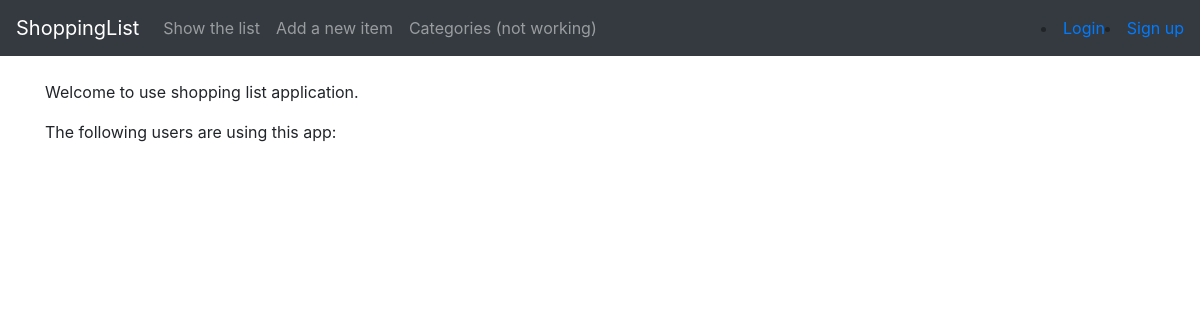
Before: / with the older database file.
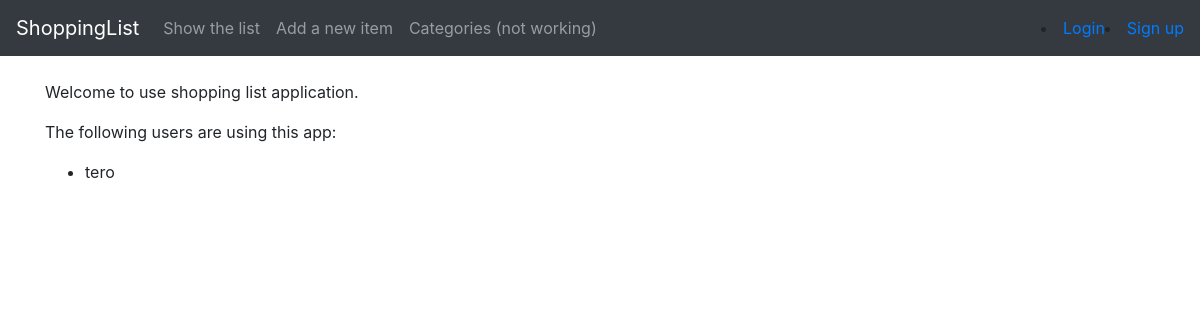
After: the same page with the newer database file.
### application/auth/models.py (models this page shows, shortened)
class User(db.Model):
    __tablename__ = "account"
    id = db.Column(db.Integer, primary_key=True)
    username = db.Column(db.String(144), nullable=False)
    password = db.Column(db.String(144), nullable=False)
    items = db.relationship("Item", backref='account', lazy=True)
    @staticmethod
    def list_users():
        stmt = text("SELECT Account.username FROM Account"
                    " GROUP BY Account.id")
        res = db.engine.execute(stmt)
        response = []
        for row in res:
            response.append({"username":row[0]})
        return response

### application/views.py (the view)
@app.route("/")
def index():
    return render_template("index.html", list_users=User.list_users())

### application/templates/index.html
{% extends "layout.html" %}
{% block body %}
  <p>
    Welcome to use shopping list application.
  </p>
  {% if list_users is defined %}
  <p>
  	The following users are using this app:
  </p>
  <ul>
  	{% for user in list_users %}
  	<li>
  		{{user.username}}
  	</li>
  	{% endfor %}
  </ul>
{% endif %}
{% endblock %}

### application/templates/layout.html (shortened to what this page needs)
<!DOCTYPE html>
<html>
  <head>
    <link rel="stylesheet" href="https://maxcdn.bootstrapcdn.com/bootstrap/4.0.0/css/bootstrap.min.css">
  </head>
  <body>
    <nav class="navbar navbar-expand-md navbar-dark bg-dark mb-4">
	<a class="navbar-brand" href="#">ShoppingList</a>
	<div class="collapse navbar-collapse" id="navbarCollapse">
          <ul class="navbar-nav mr-auto">
            <li class="nav-item">
            	<a class="nav-link" href="{{url_for('items_index')}}">Show the list</a>
            </li>
            <li class="nav-item">
            	<a class="nav-link" href="{{url_for('items_form')}}">Add a new item</a>
            </li>
            <li class="nav-item">
            	<a class="nav-link" href="{{url_for('categories_index')}}">Categories (not working)</a>
            </li>
          </ul>
  <div class="form-inline mt-2 mt-md-0">
  	{%if current_user.is_authenticated %}
	<a href="{{ url_for('auth_logout') }}"> Logged in as {{ current_user.username }} -- Logout</a>
	{% else %}
	<li><a href="{{ url_for('auth_login') }}">Login</a></li>
	<li><a href="{{ url_for('auth_create') }}">Sign up</a></li>
  {% endif %}
  </div>
  </div>
  </nav>
	<main role="main" class="container">
    	{% block body %}{% endblock %}
	</main>
  </body>
</html>

Changed rows visible on the page:
added User: username "tero"
